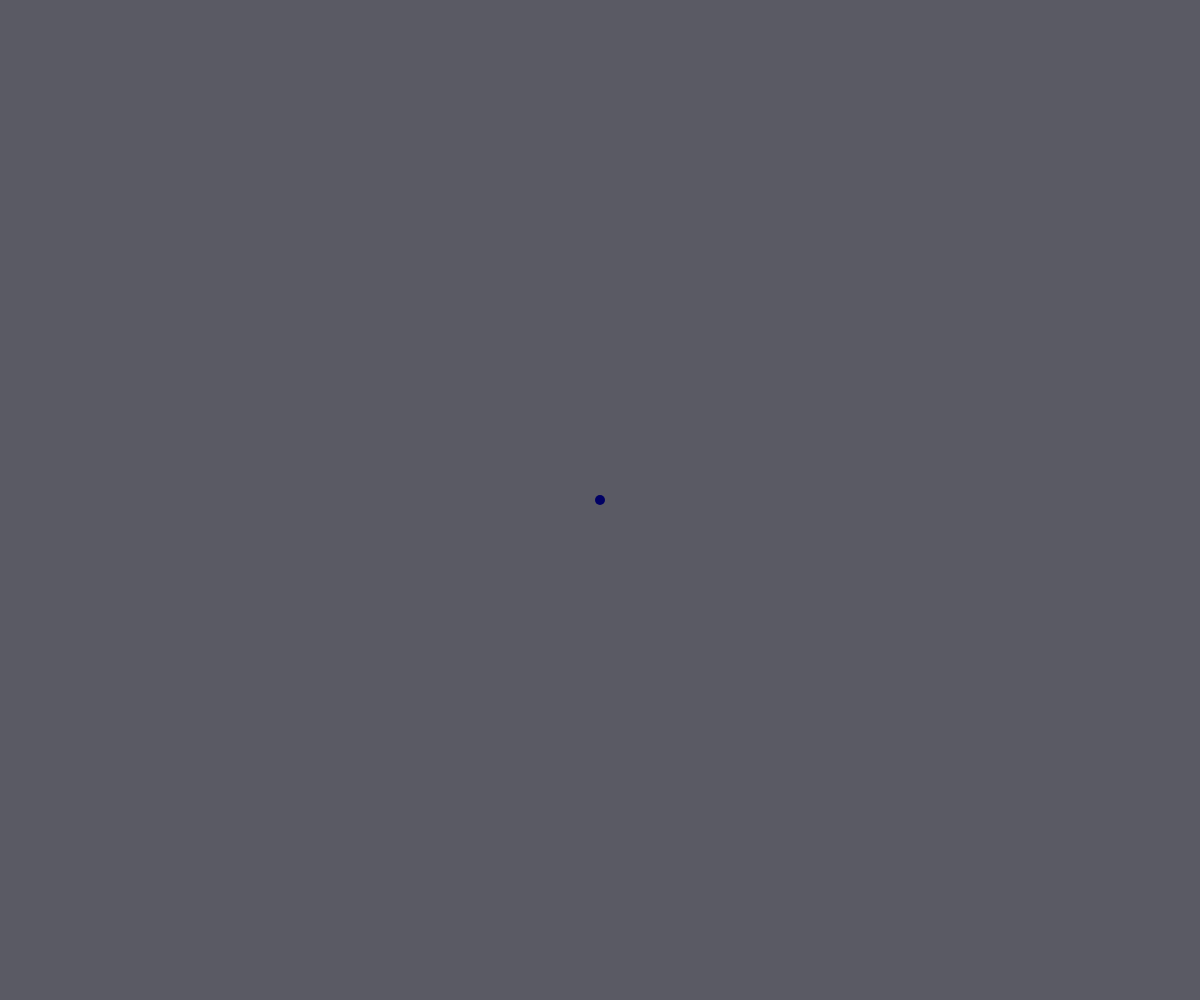
Frame 1 (no input)
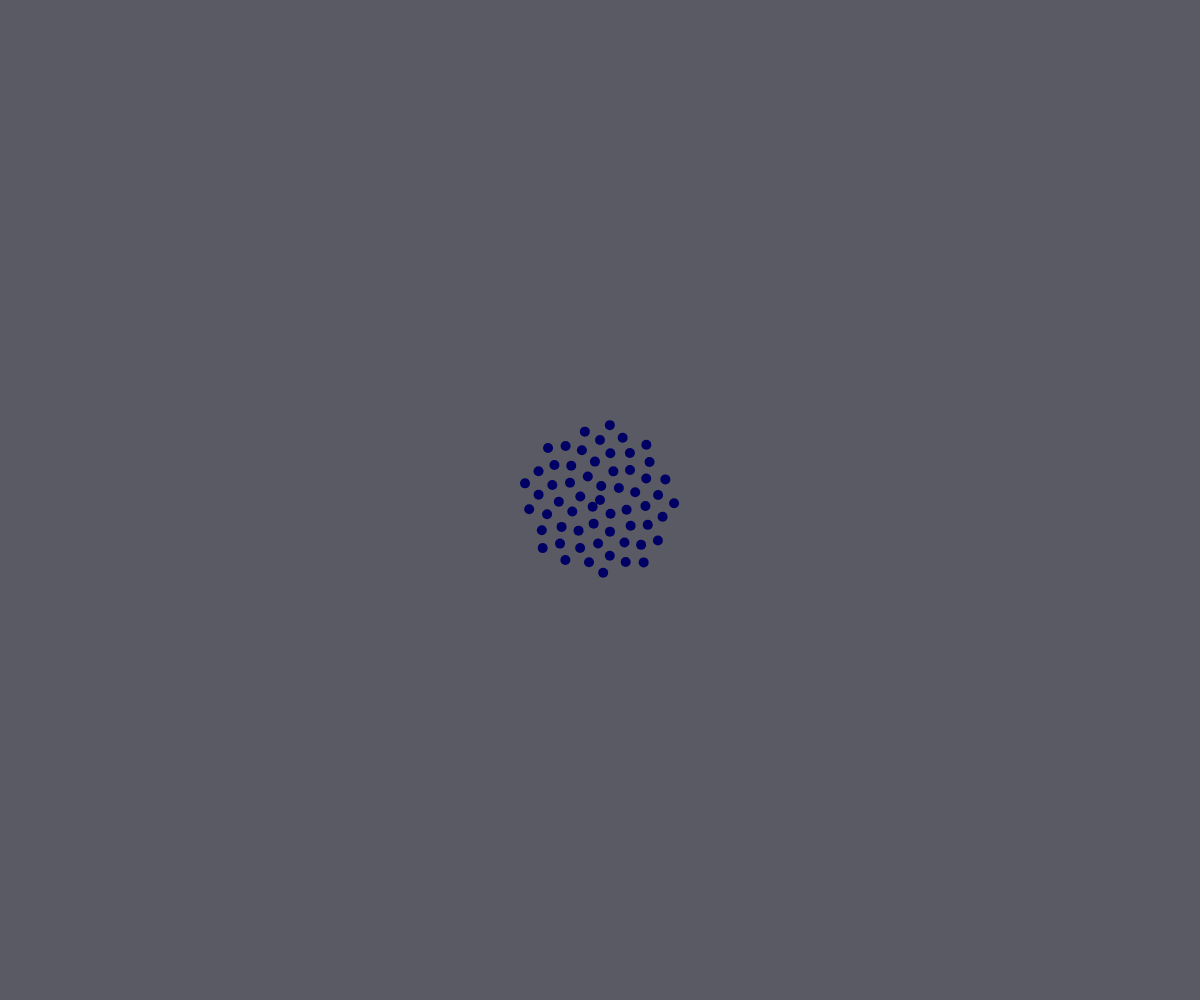
Frame 60 (no input)
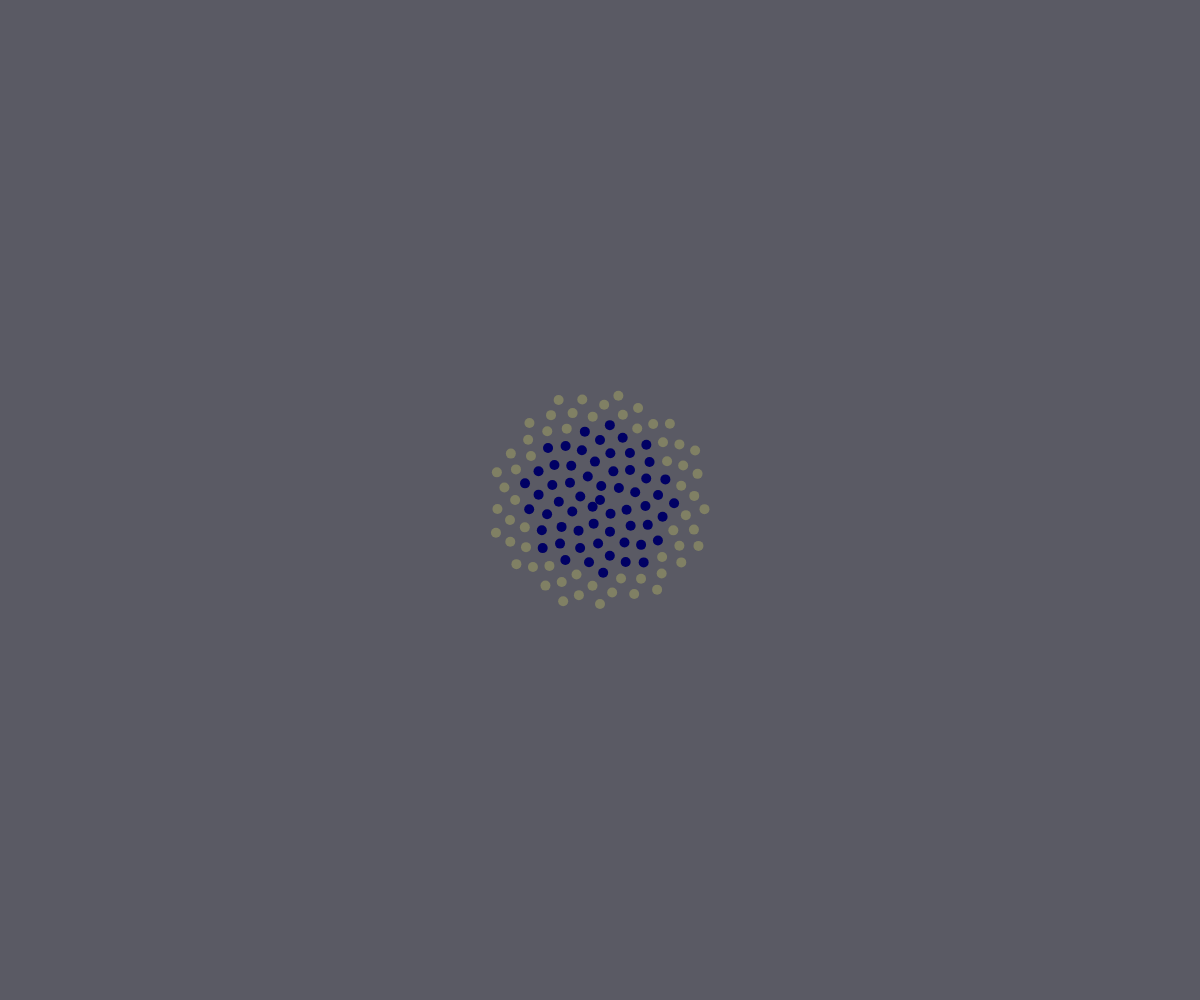
Frame 120 (the mouse pressed at the canvas centre since frame 60)

The p5.js sketch that drew these frames (run headless with seeded random() and noise() and a simulated clock; from frame 60 on, the mouse is pressed at the canvas centre):

// p5.js sketch
// ── sketch.js
const PHY_ANGLE = 137.5;
const DIVISOR   = 2;

var ang;
var n, c, ic, ew, eh;

function Reset(){
	clear();
	setup();
}

function DrawPhyllotaxis(){
	var b = mouseX
	let a = n * PHY_ANGLE;
	let r = c * sqrt(n);

	let x = r * cos(a) + width/DIVISOR;
	let y = r * sin(a) + height/DIVISOR;

	if ( x > width && y > height ){
		Reset()
		return;	
	}

	if (mouseIsPressed && mouseButton === LEFT) {
		c = map(mouseY, 0, height, 0, 20)
	}

	if (mouseIsPressed && mouseButton === RIGHT) {
		ic = map(mouseY, 0, height, 0, 10)
	}
	
	fill(map(mouseY, 0, height, 0, 255), map(mouseX, 0, width, 0, 255), 100)
	ellipse(x, y, ew, eh);

	// figure out canvas rotation!
}

function setup() {
	createCanvas(windowWidth, windowHeight);
	angleMode(DEGREES);
	background( 90, 90, 100 );
	noStroke();

	ang = 0;

	n  = 0;
	c  = 10;
	ic = 1;
	ew = 10;
	eh = 10;
}

function draw() {
	DrawPhyllotaxis();
	n = n + ic;
}


function mousePressed() {
	if (mouseButton === CENTER) {
		Reset();	
	}
}
